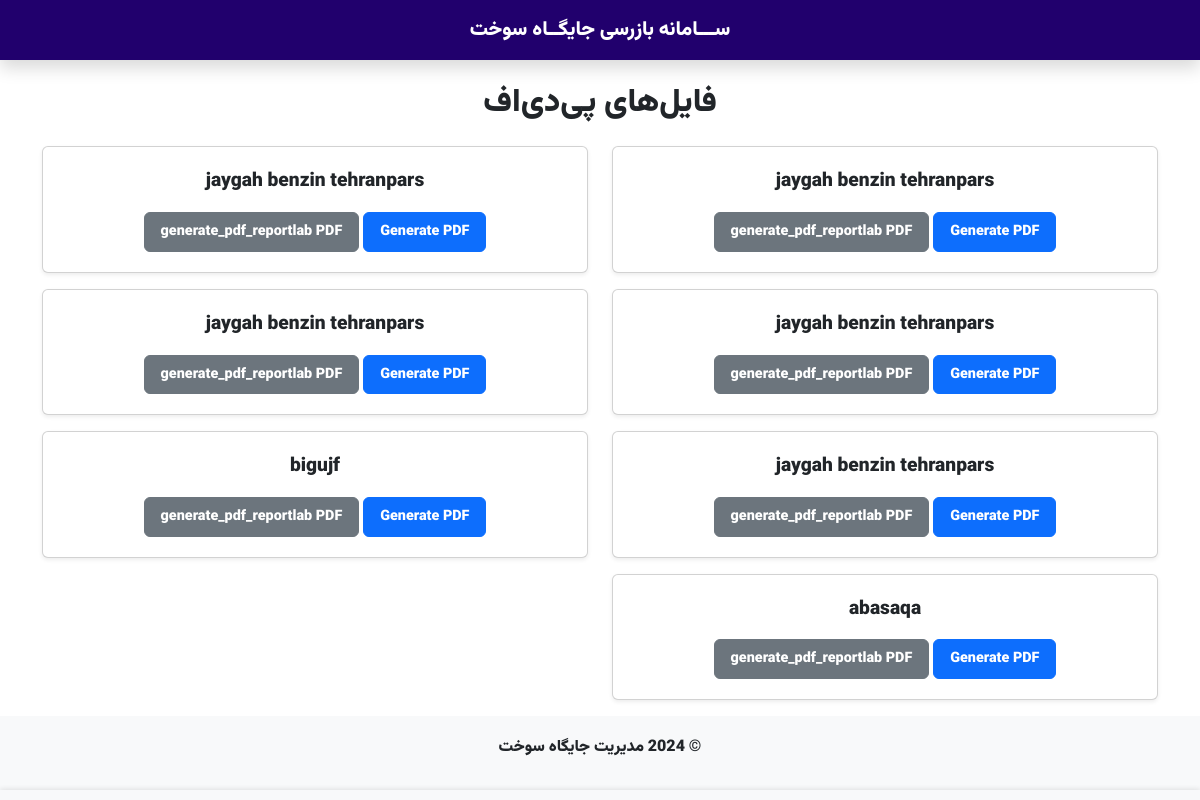
The app's page /, older data.
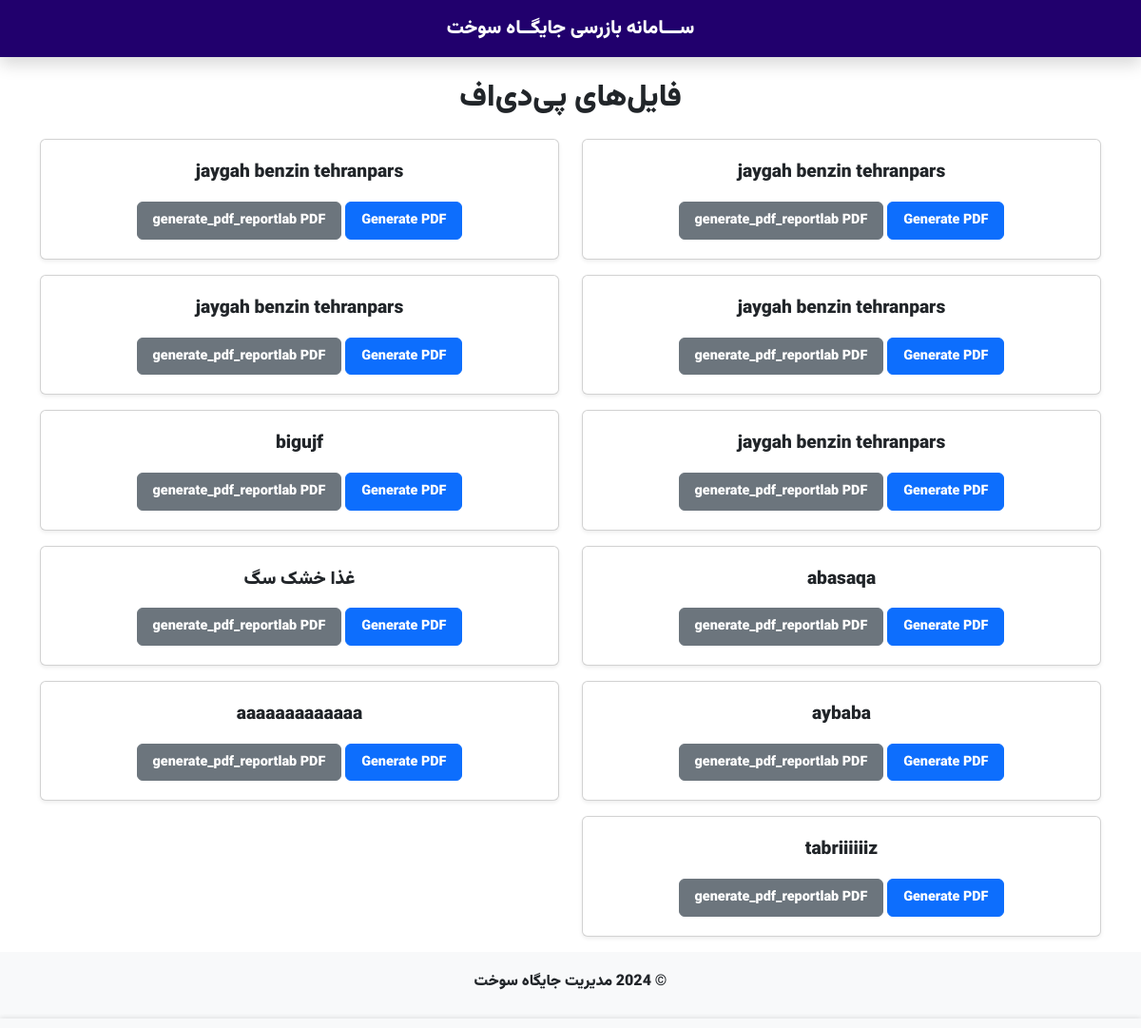
The same page, newer data.
### stations/models.py (models this page shows, shortened)
class FuelStation(models.Model):
    name = models.CharField('اسم جایگاه',max_length=255) # اسم جایگاه
    gasoline_tanks = models.PositiveIntegerField('تعداد مخزن های بنزین',default=0, null=True, blank=True) # تعداد مخزن های بنزین
    gasoline_nozzles = models.PositiveIntegerField('تعداد نازل های بنزین',default=0, null=True, blank=True) # تعداد نازل های بنزین
    gas_tanks = models.PositiveIntegerField('تعداد مخازن گاز',default=0) # تعداد مخازن گاز
    gas_nozzles = models.PositiveIntegerField('تعداد نازل های گاز',default=0, null=True, blank=True)  # تعداد نازل های گاز
    control_period = models.CharField('انتخاب دوره',max_length=50, choices=[('start', 'ابتدا دوره'), ('end', 'انتهای دوره')])  # انتخاب دوره
    start_date = models.DateField('تاریخ شروع دوره', blank=True, null=True)
    end_date = models.DateField('تاریخ پایان دوره', blank=True, null=True)
    product_type = models.CharField('انتخاب محصول',max_length=50, choices=[('gasoline', 'بنزین'), ('diesel', 'نفتگاز'), ('both', 'هر دو')])  # انتخاب محصول
    gasoline_initial_stock = models.PositiveIntegerField('موجودی اول دوره بنزین',null=True, blank=True) # موجودی اول دوره بنزین
    gasoline_received = models.PositiveIntegerField('مقدار رسیده دوره بنزین',null=True, blank=True)   # مقدار رسیده دوره بنزین
    gasoline_electronic_samane_sales = models.PositiveIntegerField('مقدار فروش الکترونیکی سامانه بنزین',null=True, blank=True) # مقدار فروش الکترونیکی بنزین
    gasoline_electronic_sales = models.PositiveIntegerField('مقدار فروش الکترونیکی بنزین',null=True, blank=True) # مقدار فروش الکترونیکی بنزین
    gasoline_final_stock = models.FloatField('موجودی انتهای دوره بنزین',null=True, blank=True)   # موجودی انتهای دوره بنزین
    gas_initial_stock = models.PositiveIntegerField('موجودی اول دوره گاز',null=True, blank=True) # موجودی اول دوره گاز
    gas_received = models.PositiveIntegerField('مقدار رسیده دوره گاز',null=True, blank=True)   # مقدار رسیده دوره گاز
    diesel_electronic_samane_sales = models.PositiveIntegerField('مقدار فروش الکترونیکی سامانه گاز',null=True, blank=True)  # مقدار فروش الکترونیکی گاز
    diesel_electronic_sales = models.PositiveIntegerField('مقدار فروش الکترونیکی گاز',null=True, blank=True)  # مقدار فروش الکترونیکی گاز
    gas_final_stock = models.FloatField('موجودی انتهای دوره گاز',null=True, blank=True) # موجودی انتهای دوره گاز

### stations/views.py (the view)
# urls.py: path('', station_list, name='station_list'),
def station_list(request):
    stations = FuelStation.objects.all()
    return render(request, 'station_list.html', {'stations': stations})

### stations/templates/station_list.html (shortened to what this page needs)
{% extends "base.html" %}
{% block body %}
<div class="container mt-4">
    <h2 class="text-center mb-4">فایل‌های پی‌دی‌اف</h2>
    <div class="row">
        {% for station in stations %}
        <div class="col-md-6 mb-3">
            <div class="card shadow-sm">
                <div class="card-body text-center">
                  <p>
                      <a class="card-title " href="{% url 'station_detail' station.id %}">{{ station.name }}</a>
                  </p>
                    <a class="btn btn-primary btn-custom" href="{% url 'generate_pdf' station.id %}">Generate PDF</a>
                    <a class="btn btn-secondary btn-custom" href="{% url 'generate_pdf_reportlab' station.pk %}">generate_pdf_reportlab PDF</a>
                </div>
            </div>
        </div>
        {% endfor %}
    </div>
</div>
{% endblock %}

Row changes from the older to the newer data that the page shows:
added FuelStation: name "غذا خشک سگ"
added FuelStation: name "aybaba"
added FuelStation: name "aaaaaaaaaaaaa"
added FuelStation: name "tabriiiiiiz"
